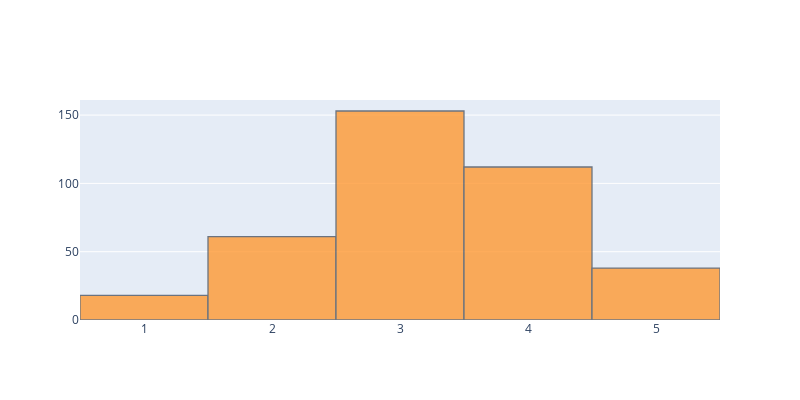

The notebook cell saved with this chart:
### Markdown cell above
### - freetime

### Code cell
data.freetime.iplot(kind='hist', title="Freetime distribution", layout=layout.to_plotly_json())

### Figure 1 — Plotly figure (JSON) as saved in the notebook; plotly's stock layout.template omitted (floating-point values rounded to 4 significant figures; data arrays with more than 128 entries replaced by an {"elided": "..."} marker saying what was removed)
{"data": [{"histfunc": "count", "histnorm": "", "marker": {"color": "rgba(255, 153, 51, 1.0)", "line": {"color": "#4D5663", "width": 1.3}}, "name": "freetime", "opacity": 0.8, "orientation": "v", "type": "histogram", "x": {"elided": "393 int values"}}], "layout": {"barmode": "overlay", "height": 400, "width": 800}}
